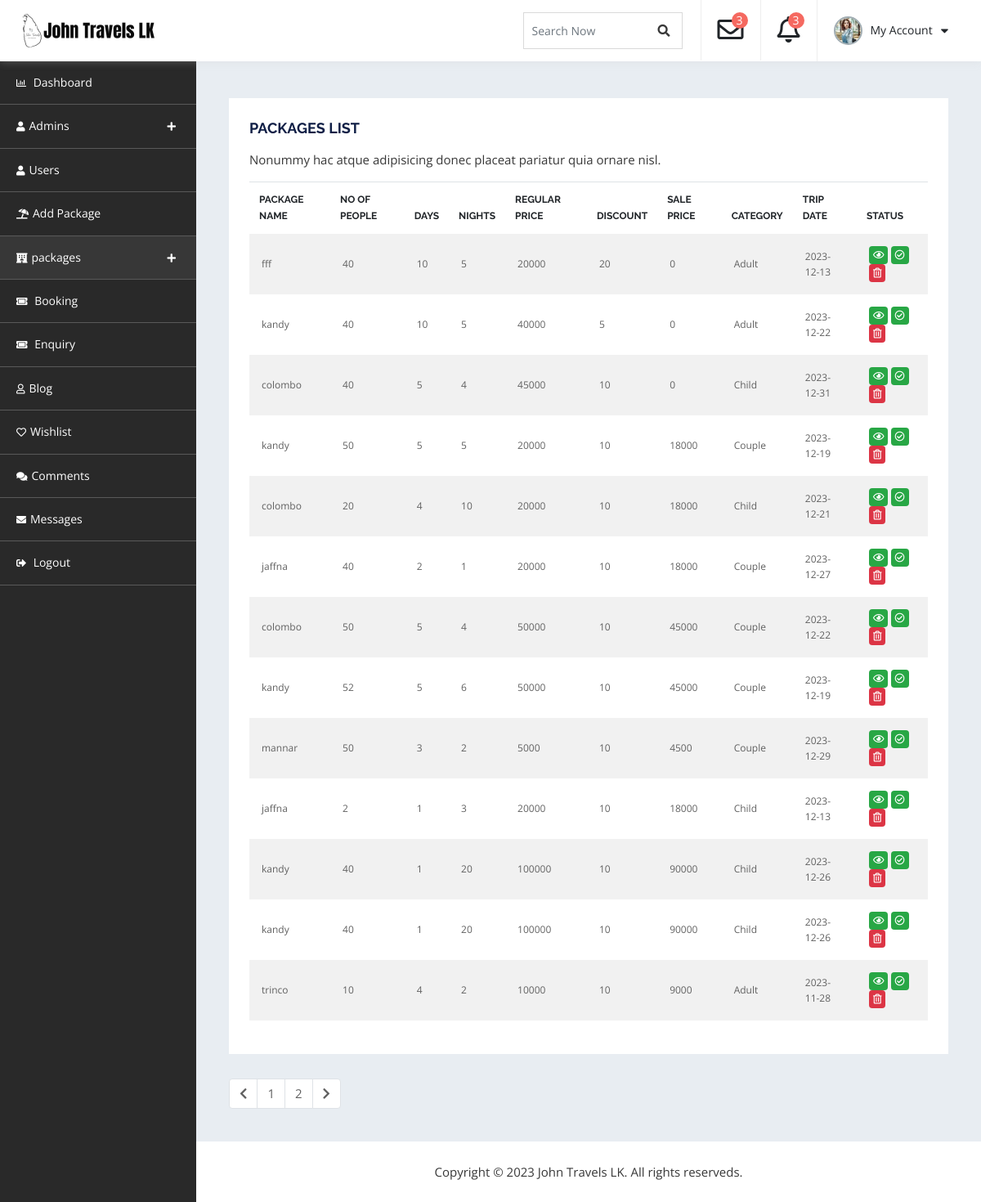
Before: /admin_dashboard/db-package-active.php with the older database file.
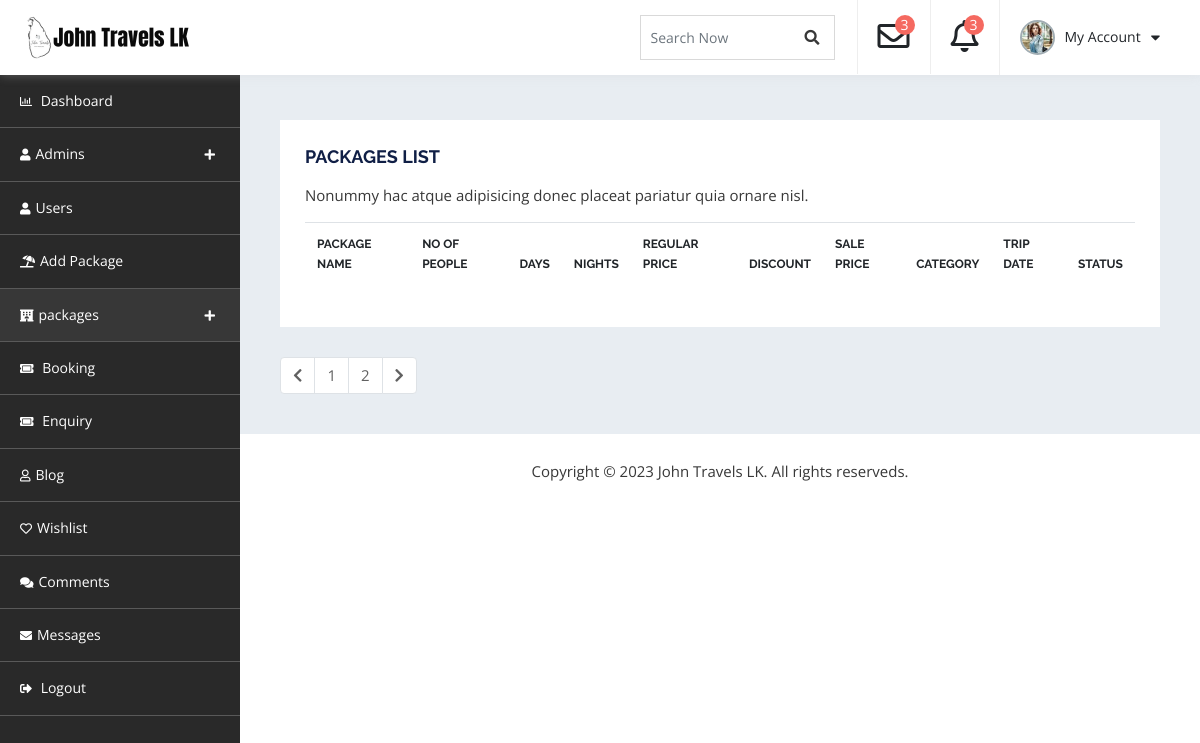
After: the same page with the newer database file.
### tables this page shows
CREATE TABLE `package` (
  `Pack_Id` int(11) NOT NULL,
  `Pack_title` varchar(255) NOT NULL,
  `Pack_img` varchar(256) NOT NULL,
  `Description` varchar(255) NOT NULL,
  `Group_size` int(11) NOT NULL,
  `Days` int(11) NOT NULL,
  `Night` int(11) NOT NULL,
  `Sale_price` int(11) NOT NULL,
  `Reqular_price` int(11) NOT NULL,
  `Discount` int(11) NOT NULL,
  `Category` varchar(255) NOT NULL,
  `Map` varchar(255) NOT NULL,
  `Api_key` varchar(255) NOT NULL,
  `Popular` varchar(255) NOT NULL,
  `Status` varchar(255) NOT NULL DEFAULT 'Active',
  `Trip_date` date NOT NULL,
  `Wish` varchar(255) NOT NULL
);

### admin_dashboard/db-package-active.php (the view, shortened to what the changed rows need)
<!doctype html>
<html lang="en">
   <head>
      <link rel="stylesheet" href="assets/css/bootstrap.min.css" media="all">
      <link rel="stylesheet" type="text/css" href="assets/css/all.min.css">
      <link rel="stylesheet" type="text/css" href="style.css">
</head>
<body>
    <div id="container-wrapper">
        <div id="dashboard" class="dashboard-container">
            <div class="dashboard-header sticky-header">
                <div class="content-left  logo-section pull-left">
                    <h1><a href="../index.php"><img src="assets/images/logo.png" alt=""></a></h1>
                </div>
            </div>
            <div class="db-info-wrap db-package-wrap">
                <div class="dashboard-box table-opp-color-box">
                    <div class="table-responsive">
                        <table class="table">
                            <thead>
                                <tr>
                                <th>Package Name</th>
                                    <th>No of people</th>
                                    <th>Days</th>
                                    <th>Nights</th>
                                    <th>Regular Price</th>
                                    <th >Discount</th>
                                    <th>Sale Price</th>
                                    <th> Category</th>
                                    <th>Trip Date</th>
                                    <th>Status</th>
                                </tr>
                            </thead>
                                    <?php
                                    include 'db-connection.php';
                                    $query = "SELECT * FROM package";
                                    $result = $conn->query($query);
                                ?>
                            <tbody>
                            <?php
                                    while ($row = $result->fetch_assoc()) {
                                 ?>
                                <tr>
                                <?php
                                echo'<td>'. $row['Pack_title'] . '</td>';
                                echo'<td>'. $row['Group_size'] . '</td>';
                                echo'<td>'. $row['Days'] . '</td>';
                                echo'<td>'. $row['Night'] . '</td>';
                                echo'<td>'. $row['Reqular_price'] . '</td>';
                                echo'<td>'. $row['Discount'] . '</td>';
                                echo'<td>'. $row['Sale_price'] . '</td>';
                                echo'<td>'. $row['Category'] . '</td>';
                                echo'<td>'. $row['Trip_date'] . '</td>';
                                ?>
                                    <td>
                                        <span class="badge badge-success"><i class="far fa-eye"></i></span>
                                        <a href ="A-add-wishlist.php?Pack_Id=<?php echo $row['Pack_Id']; ?> "><span class="badge badge-success"><i class="far fa-check-circle"></i></span></a>
                                        <span class="badge badge-danger"><i class="far fa-trash-alt"></i></span>
                                    </td>
                                </tr>
                                        <?php
                                       }
                                       ?>
                            </tbody>
                        </table>
                    </div>
                </div>
            </div>
        </div>
    </div>
</body>
</html>

Changed rows visible on the page:
removed package: Pack_title "fff", Group_size "40", Days "10", Night "5", Reqular_price "20000", Discount "20", Sale_price "0", Category "Adult", Trip_date "2023-12-13"
removed package: Pack_title "kandy", Group_size "40", Days "10", Night "5", Reqular_price "40000", Discount "5", Sale_price "0", Category "Adult", Trip_date "2023-12-22"
removed package: Pack_title "colombo", Group_size "40", Days "5", Night "4", Reqular_price "45000", Discount "10", Sale_price "0", Category "Child", Trip_date "2023-12-31"
removed package: Pack_title "kandy", Group_size "50", Days "5", Night "5", Reqular_price "20000", Discount "10", Sale_price "18000", Category "Couple", Trip_date "2023-12-19"
removed package: Pack_title "colombo", Group_size "20", Days "4", Night "10", Reqular_price "20000", Discount "10", Sale_price "18000", Category "Child", Trip_date "2023-12-21"
removed package: Pack_title "jaffna", Group_size "40", Days "2", Night "1", Reqular_price "20000", Discount "10", Sale_price "18000", Category "Couple", Trip_date "2023-12-27"
removed package: Pack_title "colombo", Group_size "50", Days "5", Night "4", Reqular_price "50000", Discount "10", Sale_price "45000", Category "Couple", Trip_date "2023-12-22"
removed package: Pack_title "kandy", Group_size "52", Days "5", Night "6", Reqular_price "50000", Discount "10", Sale_price "45000", Category "Couple", Trip_date "2023-12-19"
removed package: Pack_title "mannar", Group_size "50", Days "3", Night "2", Reqular_price "5000", Discount "10", Sale_price "4500", Category "Couple", Trip_date "2023-12-29"
removed package: Pack_title "jaffna", Group_size "2", Days "1", Night "3", Reqular_price "20000", Discount "10", Sale_price "18000", Category "Child", Trip_date "2023-12-13"
removed package: Pack_title "kandy", Group_size "40", Days "1", Night "20", Reqular_price "100000", Discount "10", Sale_price "90000", Category "Child", Trip_date "2023-12-26"
removed package: Pack_title "kandy", Group_size "40", Days "1", Night "20", Reqular_price "100000", Discount "10", Sale_price "90000", Category "Child", Trip_date "2023-12-26"
removed package: Pack_title "trinco", Group_size "10", Days "4", Night "2", Reqular_price "10000", Discount "10", Sale_price "9000", Category "Adult", Trip_date "2023-11-28"
